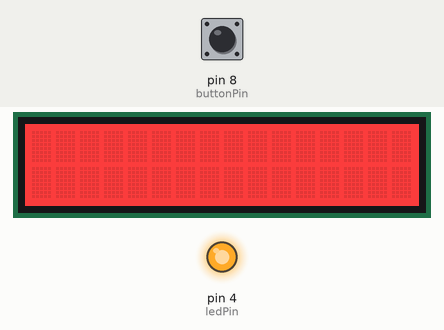
Recording of a sketch running on a simulated Arduino Uno, built with avr-gcc and run on an emulated ATmega328P. Parts: 16×2 character LCD, output pins drawn as LEDs (lit = HIGH). The test bench sets the inputs (shaded band); at power-on: pin 8 (buttonPin) HIGH.

Above: at 1.6 s.
At 6.76 s:
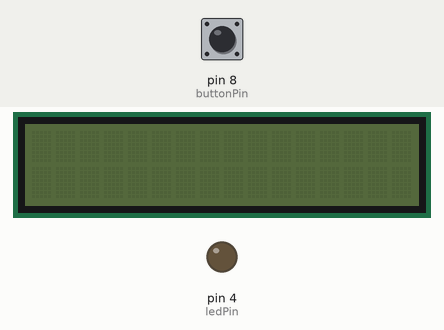
Timing chart, 0 to 7.9 s (numbered marks = the images above):
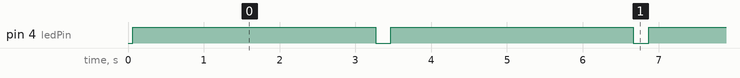

The sketch:

lcd_led_button_press_reviewed.ino
```cpp
//If you use different socket numbers update them below
#include <Wire.h>
#include "rgb_lcd.h"
#define buttonPin 8
#define ledPin 4

/* Learn to use pushbutton (button switch) with Arduino - Tutorial
   More info and circuit schematic: http://www.ardumotive.com/arduino-tutorials/category/button
   Dev: Michalis Vasilakis / Date: 19/10/2014
   UPDATED 2/6/2016 - LED to Arduino pin 3 and button to Arduino pin 4*/

//Variables
rgb_lcd lcd;
int buttonState = 0;
int flag = 0;

void setup() {
  pinMode(ledPin, OUTPUT);
  pinMode(buttonPin, INPUT_PULLUP);
  lcd.begin(16, 2);
  //set lcd brightness to 0 (turn it off)
  lcd.setRGB(0, 0, 0);
}

void loop() {
  //Read button state (pressed or not pressed)
  buttonState = digitalRead(buttonPin);

  //If button pressed...
  if (buttonState == HIGH) {
    //...ones, turn led on!
    if ( flag == 0) {
      digitalWrite(ledPin, HIGH);
      // Set LCD color to blue
      lcd.setRGB(0, 0, 255);
      //Wait for a second
      delay(1000);
      // Set LCD color to red
      lcd.setRGB(255, 0, 0);
      //Wait for a second
      delay(1000);
      // Set LCD color to blue
      lcd.setRGB(0, 0, 255);
      //Wait for a second
      delay(1000);
      lcd.setRGB(255, 0, 0);
      lcd.clear();
      flag = 1; //change flag variable
    }
    //...twice, turn led off!
    else if ( flag == 1) {
      digitalWrite(ledPin, LOW);
      //turn off lcd
      lcd.setRGB(0, 0, 0);
      flag = 0; //change flag variable again
    }
  }
  delay(200); //Small delay
}
```

Measured:
- by itself, pin 4 (ledPin): alternates HIGH for 3.2 s and LOW for 0.20 s
- by itself, everything shown: repeats every 3.4 s, in 5 steps
